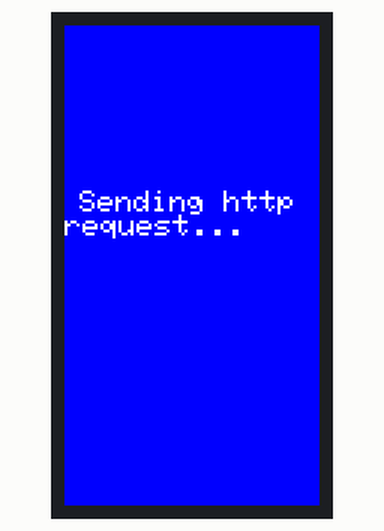
Simulated run of this sketch. Board: ESP32. Shown: 170×320 colour display. WiFi joins after 1.5 s; servers stay silent unless stated; what the sketch prints to the serial monitor is not drawn.

Above: at 2.4 s.

The sketch:

httpTest.ino
```cpp
#include <WiFi.h>
#include <HTTPClient.h>

#include <ArduinoJson.h>

#include <Adafruit_GFX.h>
#include <Adafruit_ST7789.h>
#include <SPI.h>

// IO pin definitions
#define TFT_CS 5     // CS connected to GPIO 5
#define TFT_RST 4    // Reset pin
#define TFT_DC 2     // Data/Command
#define TFT_MOSI 23  // MOSI
#define TFT_SCLK 18  // SCLK

// Input buttons
#define httpButton 22

int buttonState = HIGH;
int lastButtonState = HIGH;
bool connection = false;

// Wifi SSID and password
const char* WIFI_SSD = "SSD";
const char* WIFI_PASSWORD = "PASSWORD";


// hostname, pathname and query
const char* SERVER_URL = "URL";

// TFT Screen
Adafruit_ST7789 tft = Adafruit_ST7789(TFT_CS, TFT_DC, TFT_RST);

void setup() {

  // Start serial and wifi
  Serial.begin(115200);
  WiFi.begin(WIFI_SSD, WIFI_PASSWORD);

  pinMode(httpButton, INPUT_PULLUP);

  tft.init(170, 320);
  Serial.println("ST7789 Initialized!");
  tft.setRotation(0);  // Try 0, 1, 2, 3
  tft.fillScreen(ST77XX_BLUE);

  // Draw test rectangle
  //tft.fillRect(30, 100, 130, 40, ST77XX_BLUE); //(X-coordinate of top-left of the rectangle, Y-coordinate of top-left, width(pixels), height(pixels), color)
  tft.setCursor(10, 110);
  tft.setTextColor(ST77XX_WHITE);  // White text on blue
  tft.setTextSize(2);
  tft.println("Starting up");

  while (WiFi.status() != WL_CONNECTED) {
    delay(1000);
    Serial.println("Connecting...");
  }


  tft.fillScreen(ST77XX_BLUE);
  tft.println("Wifi connected!");
  Serial.println("Wifi connected!");
}

void textToScreen(String text) {
  tft.fillScreen(ST77XX_BLUE);
  tft.setCursor(10, 110);
  tft.println(text);
}

void loop() {

  //buttonState = digitalRead(httpButton);

//  if (buttonState == LOW && lastButtonState == HIGH) {
    Serial.println("Sending http request...");
   if (!connection){
      textToScreen("Sending http request...");
    delay(500);
    }

    HTTPClient http;
    http.begin(SERVER_URL);
    http.setTimeout(10000);
    //http.addHeader("Content-Type", "application/json");

    int httpResponseCode = http.GET();

    if (httpResponseCode > 0) {
      connection = true;
      String response = http.getString();
      Serial.print("response: ");
      Serial.println(response);

      DynamicJsonDocument doc(1024);
      DeserializationError error = deserializeJson(doc, response);

       if (!error) {

                JsonArray data = doc["data"];
                Serial.println("\nArrival Times:");
                textToScreen("");

                for (JsonObject arrival : data) {
                    const char* route = arrival["route_name"];
                    const char* time = arrival["formatted_time"];

                    tft.print("Linja: ");
                    tft.print(route);
                    tft.println("Saapuu: ");
                    tft.println(time);
                }
            } else {
                Serial.println("JSON Parsing failed!");
            }

    } else {
      Serial.print("HTTP Error: ");
      Serial.println(httpResponseCode);
    }

    //textToScreen(String(httpResponseCode));
    delay(1500);

    http.end();
  //}
  //lastButtonState = buttonState;
}
```
